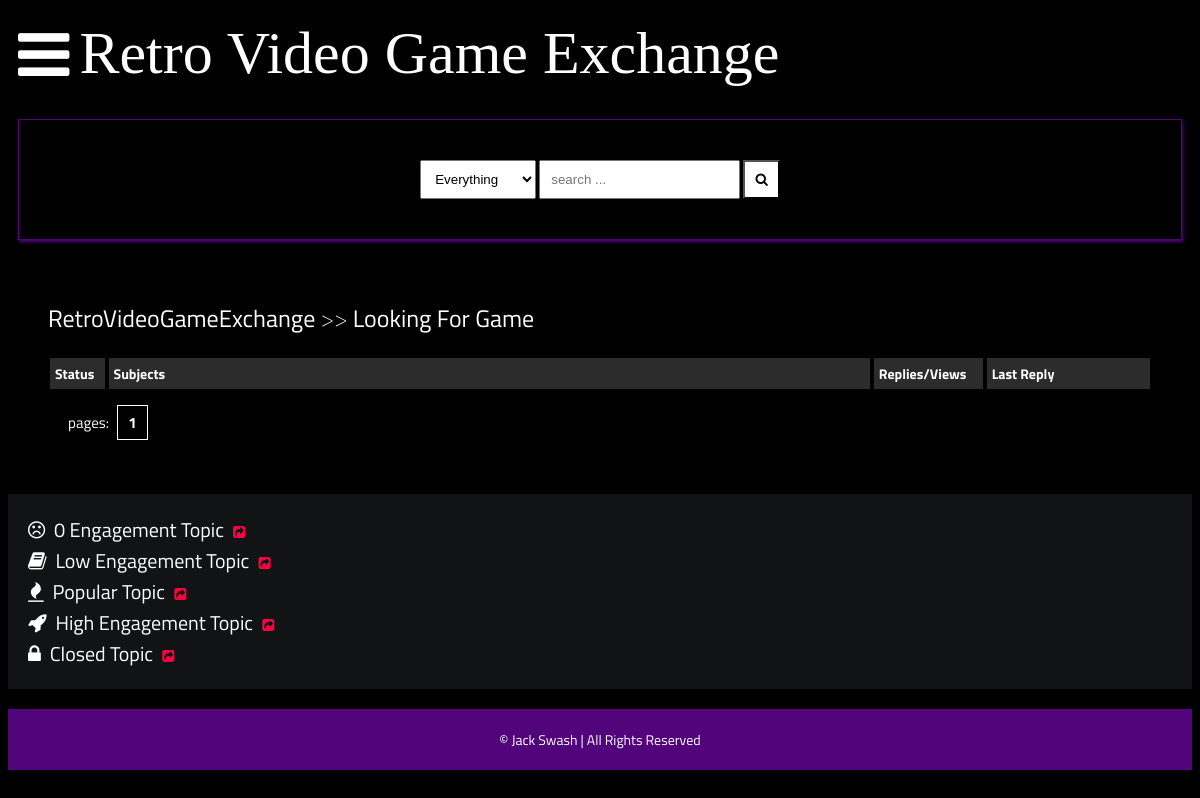
Page /posts/looking-for-game/ on the earlier database version.
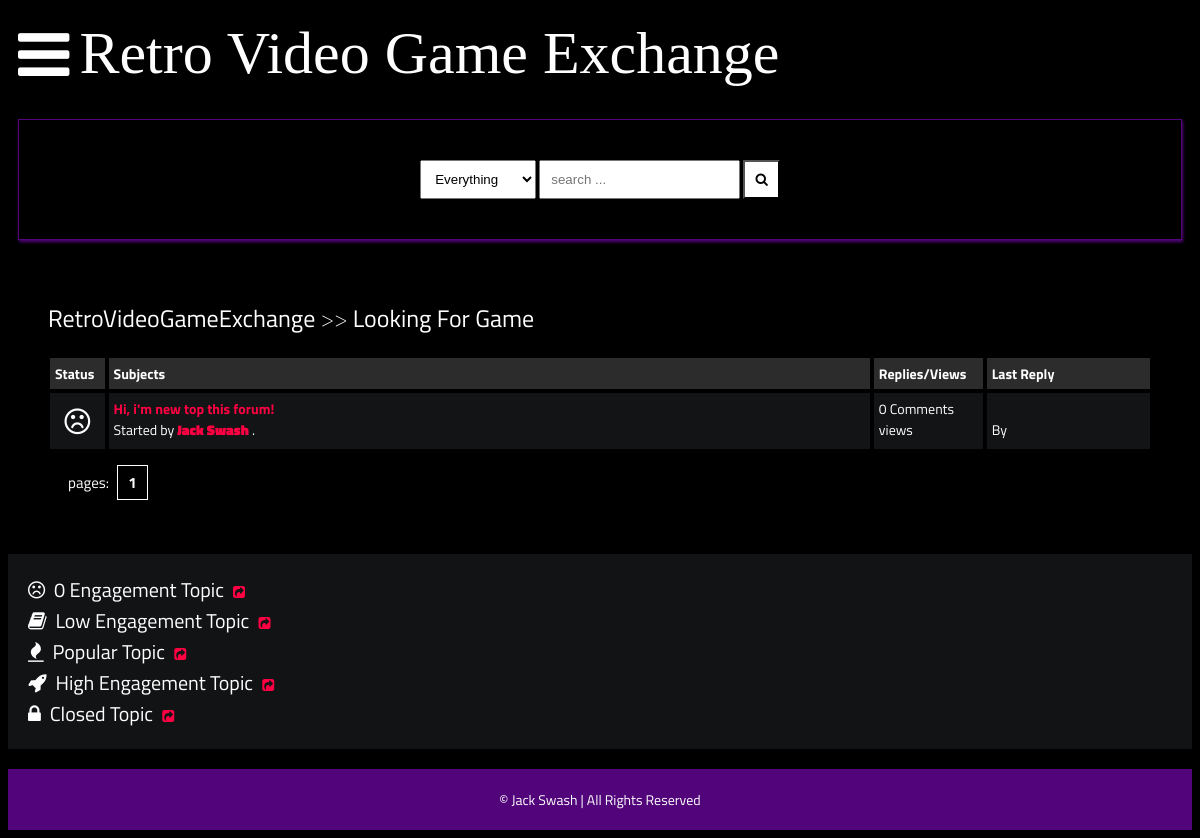
Same page on the later database version.
### main/models.py (models this page shows, shortened)
class Post(models.Model):
    title = models.CharField(max_length=400)
    slug = models.SlugField(max_length=400, unique=True, blank=True)
    user = models.ForeignKey(Author, on_delete=models.CASCADE)
    content = HTMLField()
    categories = models.ManyToManyField(Category)
    date = models.DateTimeField(auto_now_add=True)
    approved = models.BooleanField(default=False)
    hit_count_generic = GenericRelation (HitCount, object_id_field='object_pk',
        related_query_name='hit_count_generic_relation'
    )
    tags = TaggableManager()
    comments = models.ManyToManyField(Comment, blank=True)
    closed = models.BooleanField(default=False)
    state = models.CharField(max_length=40, default="zero")
    def get_url(self):
        return reverse("detail", kwargs={
            "slug":self.slug
        })
    @property
    def num_comments(self):
        return self.comments.count()
    @property
    def last_reply(self):
        return self.comments.latest("date")

class Author(models.Model):
    user = models.ForeignKey(User, on_delete=models.CASCADE)
    fullname = models.CharField(max_length=40, blank=True)
    slug = models.SlugField(max_length=400, unique=True, blank=True)
    bio = HTMLField()
    points = models.IntegerField(default=0)
    profile_pic = ResizedImageField(size=[50,80], quality=100, upload_to="authors", default=None, null=True, blank=True)

### main/views.py (the view)
# urls.py: path("posts/<slug>/", posts, name="posts"),
def posts(request, slug):
    category = get_object_or_404(Category, slug=slug)
    posts = Post.objects.filter(approved=True, categories=category)
    paginator = Paginator(posts, 5)
    page = request.GET.get("page")
    try:
        posts = paginator.page(page)
    except PageNotAnInteger:
        posts = paginator.page(1)
    except EmptyPage:
        posts = paginator.page(paginator.num_pages)
    context = {
        "posts":posts,
        "forum": category,
        "title": "posts"
    }
    return render(request, "posts.html", context)

### main/models.py (called while the page is built)
    def get_url(self):
        return reverse("posts", kwargs={
            "slug":self.slug
        })

### templates/posts.html (shortened to what this page needs)
{% extends 'base.html' %}
{% load hitcount_tags %}
{% block content %}
    <div class="container">
        <div class="navigate">
            <span><a href="{% url 'home' %}">RetroVideoGameExchange</a> >> <a href="{{forum.get_url}}">{{forum.title}}</a></span>
        </div>
        <div class="posts-table">
            <div class="table-head">
                <div class="status">Status</div>
                <div class="subjects">Subjects</div>
                <div class="replies">Replies/Views</div>
                <div class="last-reply">Last Reply</div>
            </div>
            {% for post in posts %}
            <div class="table-row">
                {% if post.closed == True %}
                <div class="status"><i class="fa fa-lock"></i></div>
                {% elif post.num_comments == 0 %}
                <div class="status"><i class="fa fa-frown-o"></i></div>
                {% elif post.num_comments > 0 and post.num_comments < 2 %}
                <div class="status"><i class="fa fa-book"></i></div>
                {% elif post.num_comments > 2 and post.num_comments < 4 %}
                <div class="status"><i class="fa fa-rocket"></i></div>
                {% elif post.num_comments >= 4 %}
                <div class="status"><i class="fa fa-fire"></i></div>
                {% endif %}
                <div class="subjects">
                    <a href="{{post.get_url}}">{{post.title}}</a>
                    <br>
                    <span>Started by <b><a href="">{{post.user.fullname|title}}</a></b> .</span>
                </div>
                <div class="replies">
                    {{post.num_comments}} Comments <br> {% get_hit_count for post %} views
                </div>
                <div class="last-reply">
                    <br>By <b><a href="">{{post.last_reply.user.fullname|title}}</a></b>
                </div>
            </div>
            {% endfor%}
        </div>
            <div class="pagination">
                pages: {% for num_page in posts.paginator.page_range %} <a href="?page={{num_page}}">{{num_page}}</a> {% endfor %}
            </div>
    </div>
    <div class="note">
        <span><i class="fa fa-frown-o"></i>&nbsp; 0 Engagement Topic</span>&nbsp;&nbsp;&nbsp;<a href=""><i class="fa fa-share-square"></i></a><br>
        <span><i class="fa fa-book"></i>&nbsp; Low Engagement Topic</span>&nbsp;&nbsp;&nbsp;<a href=""><i class="fa fa-share-square"></i></a><br>
        <span><i class="fa fa-fire"></i>&nbsp; Popular Topic</span>&nbsp;&nbsp;&nbsp;<a href=""><i class="fa fa-share-square"></i></a><br>
        <span><i class="fa fa-rocket"></i>&nbsp; High Engagement Topic</span>&nbsp;&nbsp;&nbsp;<a href=""><i class="fa fa-share-square"></i></a><br>
        <span><i class="fa fa-lock"></i>&nbsp; Closed Topic</span>&nbsp;&nbsp;&nbsp;<a href=""><i class="fa fa-share-square"></i></a><br>
    </div>
    {% endblock content %}

Differences in the rows shown:
added Post: closed False (drawn), title "Hi, i'm new top this forum!", user.fullname "Jack Swash", num_comments "0"
